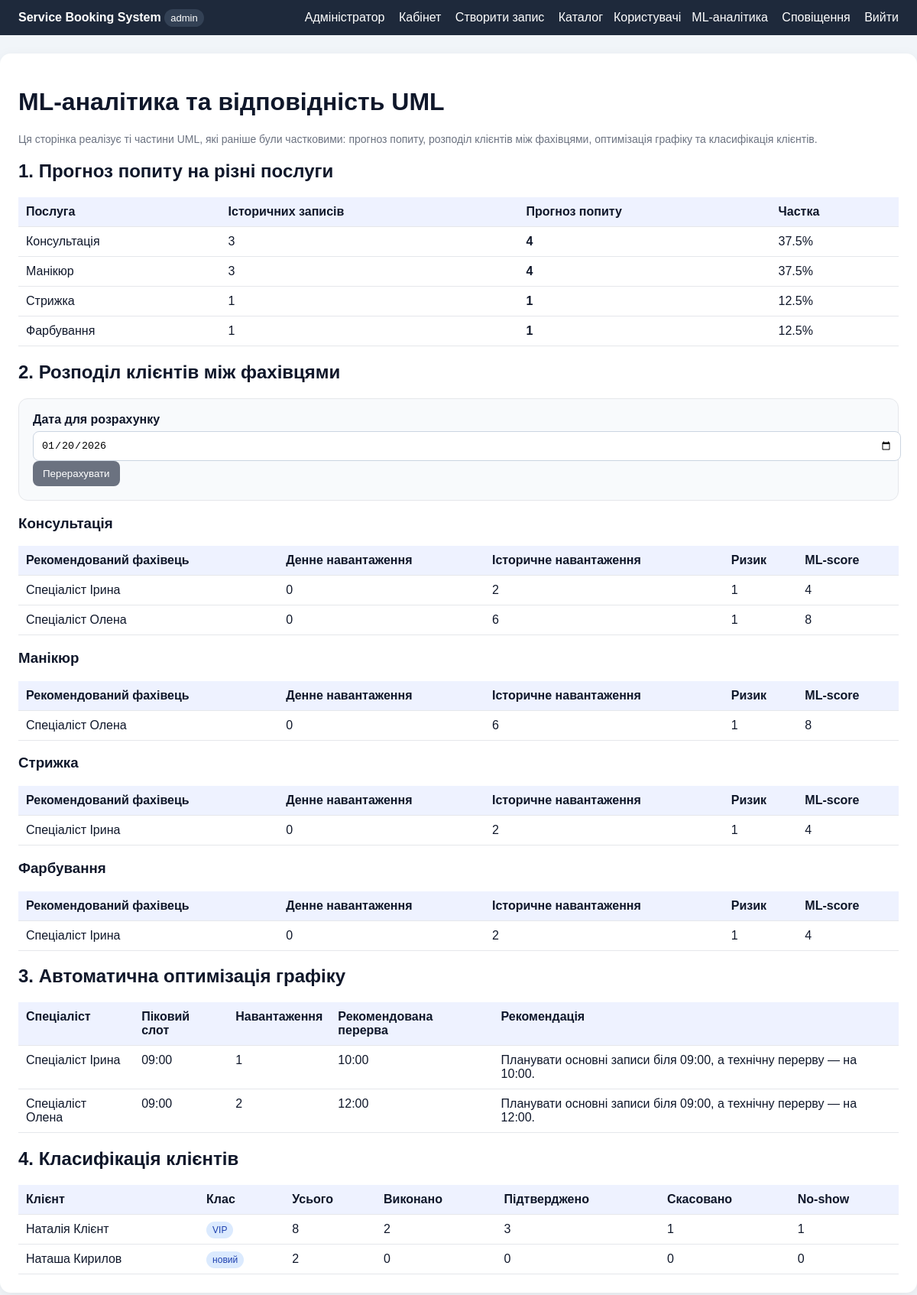
Screenshot of /analytics (signed in) with the database file from the repository.
### tables this page shows
CREATE TABLE services (
        id INTEGER PRIMARY KEY AUTOINCREMENT,
        name TEXT NOT NULL,
        category TEXT NOT NULL,
        duration_minutes INTEGER NOT NULL,
        price REAL NOT NULL,
        is_active INTEGER DEFAULT 1
    );

CREATE TABLE specialists (
        id INTEGER PRIMARY KEY AUTOINCREMENT,
        user_id INTEGER NOT NULL,
        specialization TEXT NOT NULL,
        work_start TEXT DEFAULT '09:00',
        work_end TEXT DEFAULT '17:00',
        FOREIGN KEY(user_id) REFERENCES users(id)
    );

CREATE TABLE users (
        id INTEGER PRIMARY KEY AUTOINCREMENT,
        name TEXT NOT NULL,
        email TEXT NOT NULL,
        login TEXT NOT NULL UNIQUE,
        password_hash TEXT NOT NULL,
        role TEXT NOT NULL CHECK(role IN ('client', 'admin', 'specialist')),
        status TEXT DEFAULT 'active',
        created_at TEXT DEFAULT CURRENT_TIMESTAMP
    );

CREATE TABLE bookings (
        id INTEGER PRIMARY KEY AUTOINCREMENT,
        client_id INTEGER NOT NULL,
        service_id INTEGER NOT NULL,
        specialist_id INTEGER NOT NULL,
        booking_date TEXT NOT NULL,
        booking_time TEXT NOT NULL,
        status TEXT NOT NULL CHECK(status IN ('new', 'confirmed', 'cancelled', 'completed', 'no_show')),
        created_at TEXT DEFAULT CURRENT_TIMESTAMP,
        FOREIGN KEY(client_id) REFERENCES users(id),
        FOREIGN KEY(service_id) REFERENCES services(id),
        FOREIGN KEY(specialist_id) REFERENCES specialists(id),
        UNIQUE(specialist_id, booking_date, booking_time)
    );

### app/app.py (the view)
    @app.route("/analytics")
    @login_required
    @role_required("admin")
    def analytics():
        conn = get_connection()
        bookings = get_bookings()
        services = conn.execute("SELECT * FROM services WHERE is_active=1 ORDER BY name").fetchall()
        clients = conn.execute("SELECT id, name FROM users WHERE role='client' ORDER BY name").fetchall()
        specialists = get_specialist_rows(conn)
        service_map = get_specialist_service_map(conn)
        target_date = request.args.get("target_date", "2026-01-20")
        demand_forecast = forecast_service_demand(bookings, services)
        client_classes = classify_all_clients(bookings, clients)
        schedule_plan = optimize_schedule(bookings, specialists)
        allocation = {service["id"]: allocate_clients_to_specialists(bookings, specialists, service_map, service["id"], target_date) for service in services}
        conn.close()
        return render_template("analytics.html", demand_forecast=demand_forecast, client_classes=client_classes, schedule_plan=schedule_plan, allocation=allocation, services=services, target_date=target_date)

### app/db.py (called while the page is built)
def get_connection():
    DB_PATH.parent.mkdir(exist_ok=True)
    conn = sqlite3.connect(DB_PATH)
    conn.row_factory = sqlite3.Row
    return conn

### app/ml_recommender.py (called while the page is built)
def forecast_service_demand(bookings, services, horizon_days: int = 7):
    counts = Counter(b["service_id"] for b in bookings if b["status"] in ("new", "confirmed", "completed"))
    total = sum(counts.values()) or 1
    result = []
    for service in services:
        base = counts[service["id"]]
        share = base / total
        forecast = max(1, round(base * 0.6 + share * horizon_days)) if base else 1
        result.append({
            "service_id": service["id"],
            "service_name": service["name"],
            "history_count": base,
            "forecast": forecast,
            "share": round(share * 100, 1),
        })
    return sorted(result, key=lambda x: x["forecast"], reverse=True)

def classify_client(bookings, client_id: int):
    client_bookings = [b for b in bookings if b["client_id"] == client_id]
    completed = sum(1 for b in client_bookings if b["status"] == "completed")
    confirmed = sum(1 for b in client_bookings if b["status"] == "confirmed")
    active_score = completed + confirmed
    cancelled = sum(1 for b in client_bookings if b["status"] == "cancelled")
    no_show = sum(1 for b in client_bookings if b["status"] == "no_show")
    if no_show >= 2:
        label = "ризиковий"
    elif active_score >= 5 and cancelled <= 1:
        label = "VIP"
    elif active_score >= 2:
        label = "регулярний"
    else:
        label = "новий"
    return {
        "label": label,
        "total": len(client_bookings),
        "completed": completed,
        "confirmed": confirmed,
        "cancelled": cancelled,
        "no_show": no_show,
    }

def classify_all_clients(bookings, clients):
    return [{"client_id": c["id"], "client_name": c["name"], **classify_client(bookings, c["id"])} for c in clients]

### app/templates/analytics.html
{% extends 'base.html' %}
{% block content %}
<h1>ML-аналітика та відповідність UML</h1>
<p class="muted">Ця сторінка реалізує ті частини UML, які раніше були частковими: прогноз попиту, розподіл клієнтів між фахівцями, оптимізація графіку та класифікація клієнтів.</p>
<h2>1. Прогноз попиту на різні послуги</h2>
<table>
<tr><th>Послуга</th><th>Історичних записів</th><th>Прогноз попиту</th><th>Частка</th></tr>
{% for row in demand_forecast %}
<tr><td>{{ row.service_name }}</td><td>{{ row.history_count }}</td><td><b>{{ row.forecast }}</b></td><td>{{ row.share }}%</td></tr>
{% endfor %}
</table>
<h2>2. Розподіл клієнтів між фахівцями</h2>
<form method="get" class="card"><label>Дата для розрахунку</label><input type="date" name="target_date" value="{{ target_date }}"><button class="btn secondary">Перерахувати</button></form>
{% for service in services %}
<h3>{{ service.name }}</h3>
<table><tr><th>Рекомендований фахівець</th><th>Денне навантаження</th><th>Історичне навантаження</th><th>Ризик</th><th>ML-score</th></tr>
{% for row in allocation.get(service.id, []) %}
<tr><td>{{ row.specialist_name }}</td><td>{{ row.daily_load }}</td><td>{{ row.historical_load }}</td><td>{{ row.risk }}</td><td>{{ row.score }}</td></tr>
{% else %}<tr><td colspan="5">Немає фахівців для цієї послуги</td></tr>{% endfor %}
</table>
{% endfor %}
<h2>3. Автоматична оптимізація графіку</h2>
<table><tr><th>Спеціаліст</th><th>Піковий слот</th><th>Навантаження</th><th>Рекомендована перерва</th><th>Рекомендація</th></tr>
{% for row in schedule_plan %}
<tr><td>{{ row.specialist_name }}</td><td>{{ row.peak_slot }}</td><td>{{ row.peak_load }}</td><td>{{ row.recommended_break }}</td><td>{{ row.recommendation }}</td></tr>
{% endfor %}
</table>
<h2>4. Класифікація клієнтів</h2>
<table><tr><th>Клієнт</th><th>Клас</th><th>Усього</th><th>Виконано</th><th>Підтверджено</th><th>Скасовано</th><th>No-show</th></tr>
{% for row in client_classes %}
<tr><td>{{ row.client_name }}</td><td><span class="badge">{{ row.label }}</span></td><td>{{ row.total }}</td><td>{{ row.completed }}</td><td>{{ row.confirmed }}</td><td>{{ row.cancelled }}</td><td>{{ row.no_show }}</td></tr>
{% endfor %}
</table>
{% endblock %}

### app/templates/base.html (style rules this page uses)
body { font-family:Arial,sans-serif;margin:0;background:#f1f5f9;color:#0f172a }
table { width:100%;border-collapse:collapse;margin-top:16px }
th,td { padding:10px;border-bottom:1px solid #e5e7eb;text-align:left;vertical-align:top }
th { background:#eef2ff }
.btn { border:0;border-radius:8px;padding:9px 13px;background:#2563eb;color:white;cursor:pointer;text-decoration:none;display:inline-block }
.btn.secondary { background:#6b7280 }
.card { background:#f8fafc;border:1px solid #e5e7eb;padding:18px;border-radius:12px }
label { display:block;font-weight:600;margin-bottom:6px }
input,select { width:100%;padding:10px;border:1px solid #cbd5e1;border-radius:8px }
.muted { color:#6b7280;font-size:14px }
.badge { padding:4px 8px;border-radius:999px;background:#dbeafe;color:#1e40af;font-size:12px }

### rows the page displays
services: service_name "Консультація", history_count "3", forecast "4", share "37.5", name "Консультація"
services: service_name "Манікюр", history_count "3", forecast "4", share "37.5", name "Манікюр"
services: service_name "Стрижка", history_count "1", forecast "1", share "12.5", name "Стрижка"
services: service_name "Фарбування", history_count "1", forecast "1", share "12.5", name "Фарбування"
specialists: specialist_name "Спеціаліст Ірина", daily_load "0", historical_load "2", risk "1", score "4"
specialists: specialist_name "Спеціаліст Олена", daily_load "0", historical_load "6", risk "1", score "8"
users: specialist_name "Спеціаліст Ірина"
bookings: peak_slot "09:00"
users: specialist_name "Спеціаліст Олена"
bookings: peak_slot "09:00"
users: client_name "Наталія Клієнт", label "VIP", total "8", completed "2", confirmed "3", cancelled "1", no_show "1"
users: client_name "Наташа Кирилов", label "новий", total "2", completed "0", confirmed "0", cancelled "0", no_show "0"

### other values shown
{{ session.role }} "admin"
{{ session.name }} "Адміністратор"
{{ row.peak_load }} "1" "2"
{{ row.recommended_break }} "10:00" "12:00"
{{ row.recommendation }} "Планувати основні записи біля 09:00, а технічну перерву — на 10:00." "Планувати основні записи біля 09:00, а технічну перерву — на 12:00."
